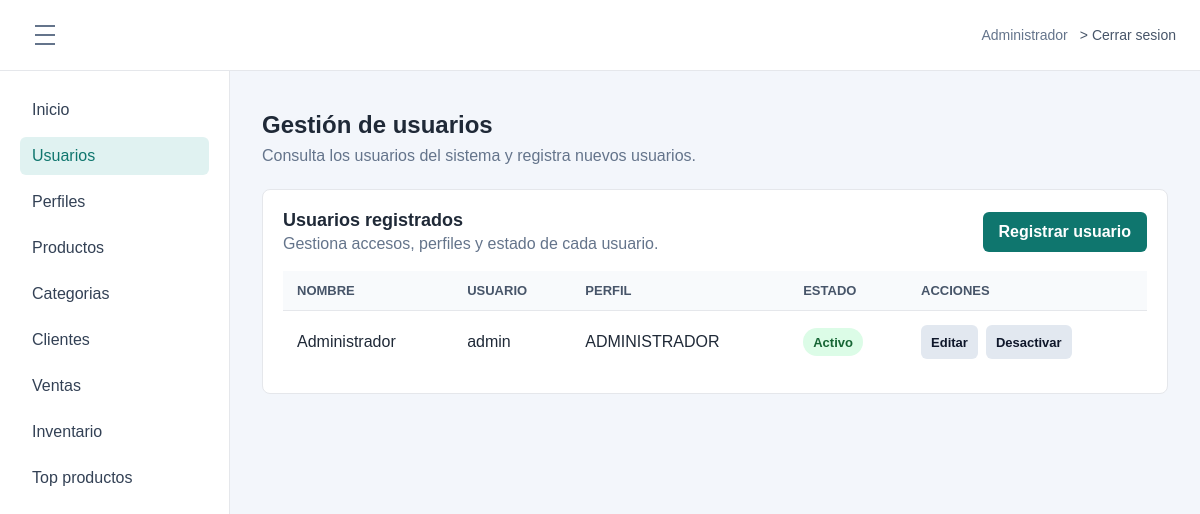
Screenshot of /index.php?route=module/usuarios (signed in) with the database file from the repository.
### tables this page shows
CREATE TABLE `opcion` (
  `idopcion` int(11) NOT NULL AUTO_INCREMENT,
  `descripcion` varchar(100) NOT NULL,
  `url` varchar(200) NOT NULL,
  `icono` varchar(50) NOT NULL DEFAULT 'fa-circle',
  `estado` tinyint(1) NOT NULL DEFAULT 1,
  `fecha_creacion` datetime NOT NULL DEFAULT current_timestamp(),
  PRIMARY KEY (`idopcion`)
);

CREATE TABLE `usuario` (
  `idusuario` int(11) NOT NULL AUTO_INCREMENT,
  `nombre` varchar(100) NOT NULL,
  `usuario` varchar(50) NOT NULL,
  `clave` char(40) NOT NULL,
  `idperfil` int(11) NOT NULL,
  `estado` tinyint(1) NOT NULL DEFAULT 1,
  `fecha_creacion` datetime NOT NULL DEFAULT current_timestamp(),
  PRIMARY KEY (`idusuario`),
  UNIQUE KEY `uk_usuario` (`usuario`),
  KEY `idx_usuario_perfil` (`idperfil`),
  CONSTRAINT `fk_usuario_perfil` FOREIGN KEY (`idperfil`) REFERENCES `perfil` (`idperfil`)
);

CREATE TABLE `perfil` (
  `idperfil` int(11) NOT NULL AUTO_INCREMENT,
  `nombre` varchar(50) NOT NULL,
  `estado` tinyint(1) NOT NULL DEFAULT 1,
  `fecha_creacion` datetime NOT NULL DEFAULT current_timestamp(),
  PRIMARY KEY (`idperfil`)
);

### app/Controllers/UsuarioController.php (called while the page is built, shortened)
<?php
class UsuarioController
{
    private User $users;
    private Profile $profiles;
    public function __construct(User $users, Profile $profiles)
    {
        $this->users = $users;
        $this->profiles = $profiles;
    }
    public function index(): void
    {
        $menuOptions = $this->requireAccess("GET");
        $users = $this->users->all();
        require __DIR__ . "/../Views/layout/app.php";
    }
    private function requireAccess(string $method): array
    {
        $menuOptions = $this->profiles->menuOptions((int) ($_SESSION["idperfil"] ?? 0));
        foreach ($menuOptions as $option) {
            if (in_array($option["url"] ?? "", ["module/usuarios", "vista/usuarios.php"], true)) {
                $allowed = true;
                break;
            }
        }
        return $menuOptions;
    }
}

### app/Models/Profile.php (called while the page is built, shortened)
<?php
class Profile
{
    private PDO $db;
    public function __construct(PDO $db)
    {
        $this->db = $db;
    }
    public function menuOptions(int $profileId): array
    {
        $sql = "SELECT o.descripcion, o.url, o.icono
                FROM acceso a
                INNER JOIN opcion o ON o.idopcion = a.idopcion
                WHERE a.idperfil = :idperfil
                  AND a.estado = 1
                  AND o.estado = 1
                ORDER BY o.idopcion";
        $statement = $this->db->prepare($sql);
        $statement->execute(["idperfil" => $profileId]);
        return $statement->fetchAll();
    }
}

### app/Models/User.php (called while the page is built, shortened)
<?php
class User
{
    private PDO $db;
    public function __construct(PDO $db)
    {
        $this->db = $db;
    }
    public function all(): array
    {
        return $this->db->query("SELECT u.idusuario, u.nombre, u.usuario, p.nombre AS perfil, u.estado
                                FROM usuario u
                                LEFT JOIN perfil p ON p.idperfil = u.idperfil
                                ORDER BY u.idusuario")->fetchAll(PDO::FETCH_ASSOC);
    }
}

### app/Views/usuarios/index.php (the view, shortened to what this page needs)
<div class="page-title">
    <h1>Gestión de usuarios</h1>
    <p>Consulta los usuarios del sistema y registra nuevos usuarios.</p>
</div>
<section class="panel">
    <div class="section-toolbar">
        <div>
            <h2>Usuarios registrados</h2>
            <p>Gestiona accesos, perfiles y estado de cada usuario.</p>
        </div>
        <a class="btn btn-primary" href="index.php?route=module/usuarios/crear">Registrar usuario</a>
    </div>
    <div class="table-wrap">
        <table class="data-table">
            <thead>
                <tr><th scope="col">Nombre</th><th scope="col">Usuario</th><th scope="col">Perfil</th><th scope="col">Estado</th><th scope="col">Acciones</th></tr>
            </thead>
            <tbody>
                <?php foreach ($users as $user): ?>
                    <tr>
                        <td><?= htmlspecialchars($user["nombre"], ENT_QUOTES, "UTF-8") ?></td>
                        <td><?= htmlspecialchars($user["usuario"], ENT_QUOTES, "UTF-8") ?></td>
                        <td><?= htmlspecialchars($user["perfil"] ?? "Sin perfil", ENT_QUOTES, "UTF-8") ?></td>
                        <td><span class="status-badge <?= (int) $user["estado"] === 1 ? "is-active" : "is-muted" ?>"><?= (int) $user["estado"] === 1 ? "Activo" : "Inactivo" ?></span></td>
                        <td class="action-cell">
                            <a class="btn btn-light btn-sm" href="index.php?route=module/usuarios/editar&amp;id=<?= (int) $user["idusuario"] ?>">Editar</a>
                            <form action="index.php?route=module/usuarios/estado" method="post">
                                <button class="btn btn-light btn-sm" type="submit"><?= (int) $user["estado"] === 1 ? "Desactivar" : "Activar" ?></button>
                            </form>
                        </td>
                    </tr>
                <?php endforeach; ?>
            </tbody>
        </table>
    </div>
</section>

### app/Views/layout/sidebar.php
<?php $currentRoute = $_GET["route"] ?? "dashboard"; ?>
<aside class="sidebar">
    <nav aria-label="Menu principal">
        <a href="index.php?route=dashboard" <?= $currentRoute === "dashboard" ? 'aria-current="page"' : "" ?>>Inicio</a>
        <?php foreach ($menuOptions as $option): ?>
            <?php $route = $option["url"] ?? ""; ?>
            <a href="index.php?route=<?= urlencode($route) ?>" <?= $currentRoute === $route ? 'aria-current="page"' : "" ?>>
                <?= htmlspecialchars($option["descripcion"]) ?>
            </a>
        <?php endforeach; ?>
    </nav>
</aside>

### public/css/styles.css (style rules this page uses)
* { box-sizing: border-box; }
body { margin: 0; font-family: Arial, sans-serif; color: #1f2937; background: #f3f6fb; }
a { color: inherit; }
.login-card p, .page-title p { margin: 8px 0 24px; color: #64748b; }
.btn { display: inline-flex; align-items: center; justify-content: center; min-height: 40px; padding: 10px 16px; border: 0; border-radius: 6px; font: inherit; font-weight: 700; text-decoration: none; cursor: pointer; }
.btn-primary { background: #0f766e; color: #ffffff; }
.btn-light { background: #e2e8f0; color: #0f172a; }
.btn-sm { min-height: 34px; padding: 7px 10px; font-size: 13px; }
.sidebar { width: 230px; padding: 20px; background: #ffffff; border-right: 1px solid #e5e7eb; transition: width 0.2s ease, padding 0.2s ease, transform 0.2s ease; }
.sidebar nav { display: grid; gap: 8px; }
.sidebar a { padding: 10px 12px; border-radius: 6px; color: #334155; text-decoration: none; }
.sidebar a:hover, .sidebar a[aria-current="page"] { background: #e0f2f1; color: #0f766e; }
h1 { margin: 0; font-size: 24px; }
h2 { margin: 0 0 10px; font-size: 18px; }
.summary-card, .panel { padding: 20px; background: #ffffff; border: 1px solid #e5e7eb; border-radius: 8px; }
.panel p { margin: 0; color: #64748b; }
.section-toolbar { display: flex; align-items: center; justify-content: space-between; gap: 16px; margin-bottom: 18px; }
.section-toolbar h2, .section-toolbar p { margin: 0; }
.section-toolbar p { margin-top: 4px; }
.table-wrap { overflow-x: auto; }
.data-table { width: 100%; border-collapse: separate; border-spacing: 0; min-width: 720px; }
.data-table th { padding: 12px 14px; background: #f8fafc; color: #475569; font-size: 13px; text-align: left; text-transform: uppercase; }
.data-table td { padding: 14px; border-top: 1px solid #e5e7eb; }
.status-badge { display: inline-flex; align-items: center; min-height: 28px; padding: 5px 10px; border-radius: 999px; font-size: 13px; font-weight: 700; }
.status-badge.is-active { background: #dcfce7; color: #166534; }
.action-cell { display: flex; align-items: center; gap: 8px; white-space: nowrap; }
.action-cell form { margin: 0; }

### rows the page displays
opcion: descripcion "Usuarios"
opcion: descripcion "Perfiles"
opcion: descripcion "Productos"
opcion: descripcion "Categorias"
opcion: descripcion "Clientes"
opcion: descripcion "Ventas"
opcion: descripcion "Inventario"
opcion: descripcion "Top productos"
usuario: nombre "Administrador", usuario "admin", idperfil.nombre "ADMINISTRADOR", estado "Activo"

### other values shown
$_SESSION["nombre"] "Administrador"
